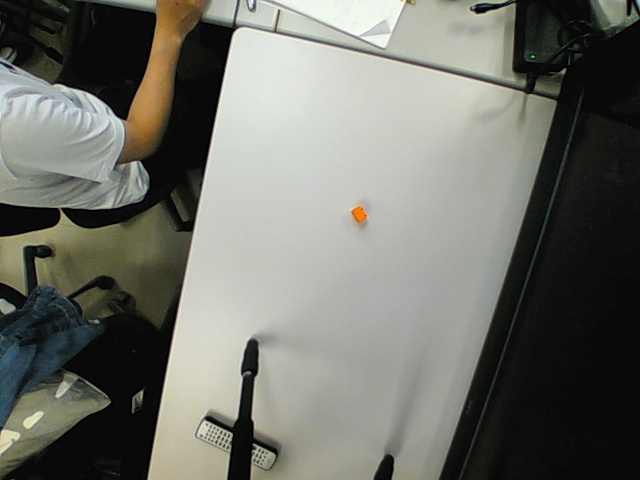
#> input picture Image_size_test/Image_size_test/test2.jpg, 640 x 480 px
$ python detect_color_yokota.py
#> lines starting #> are read from the running program, lines starting #| are printed output that depends on the picture; after the words box and inside, x2 and y2 are one past the last pixel; in counts of white or black regions, pixels touching at a corner belong together
import cv2
import numpy as np
import time
def find_color(image):
	#Lower=np.array([0,0,0])
	#Upper=np.array([135,135,135])
	Lower=np.array([135,135,135])
	Upper=np.array([255,255,255])
	image_mask = cv2.inRange(image,Lower,Upper)
	result_image = cv2.bitwise_not(image,image,mask = image_mask)

	return result_image

def Main(image,t):
	print("入力画像サイズ:",image.shape)
	image_cope = image

	image = find_color(image)
	cv2.imshow("find_color",image)
	cv2.waitKey(0)


	time.sleep(5)


if __name__=="__main__":
	# 閾値
	t = 135
	image = cv2.imread("test2.jpg")
#> image is the input picture: shape (480, 640, 3); mean B, G, R 105.1, 112.2, 111.2
	Main(image,t)
#| 入力画像サイズ: (480, 640, 3)
#> in find_color, `image_mask = cv2.inRange(image,Lower,Upper)`:
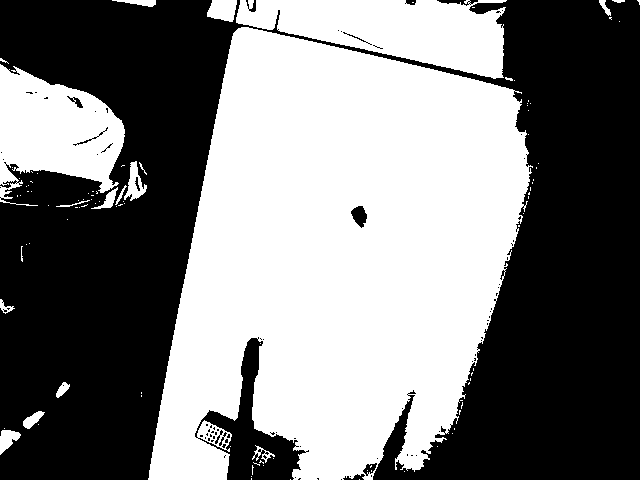
#> image_mask: shape (480, 640); 48.6% white; 102 white regions (84 under 20 px), largest, box (x1, y1, x2, y2) and area: (148, 27, 533, 480) 122976, (236, 0, 507, 79) 12965, (0, 64, 125, 206) 10865
#> in find_color, `result_image = cv2.bitwise_not(image,image,mask = image_mask)`:
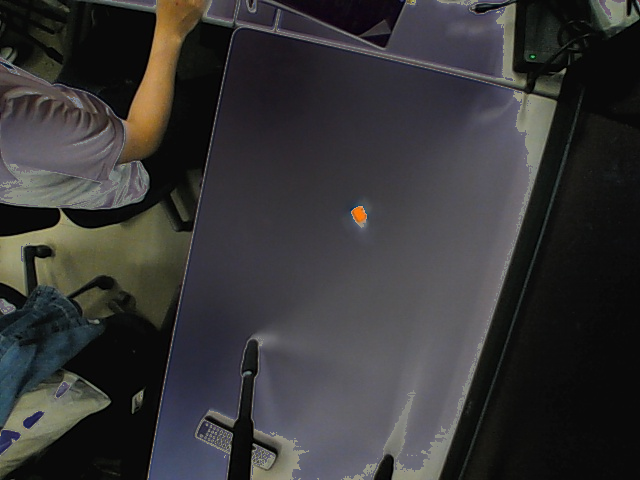
#> result_image: shape (480, 640, 3); mean B, G, R 54.4, 53.8, 54.7
